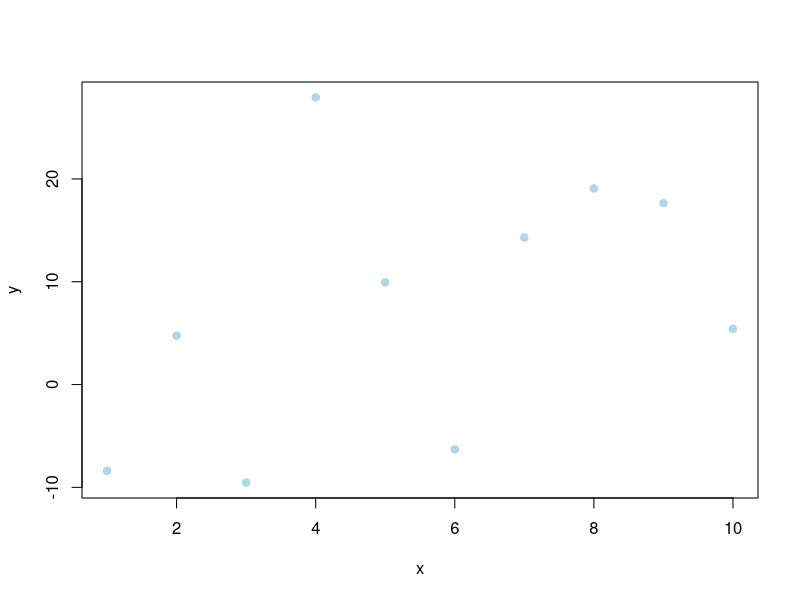
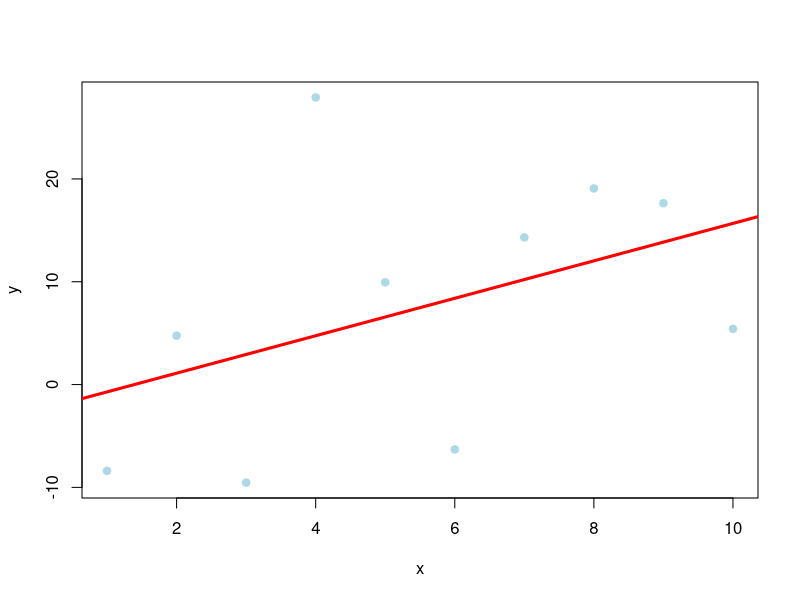
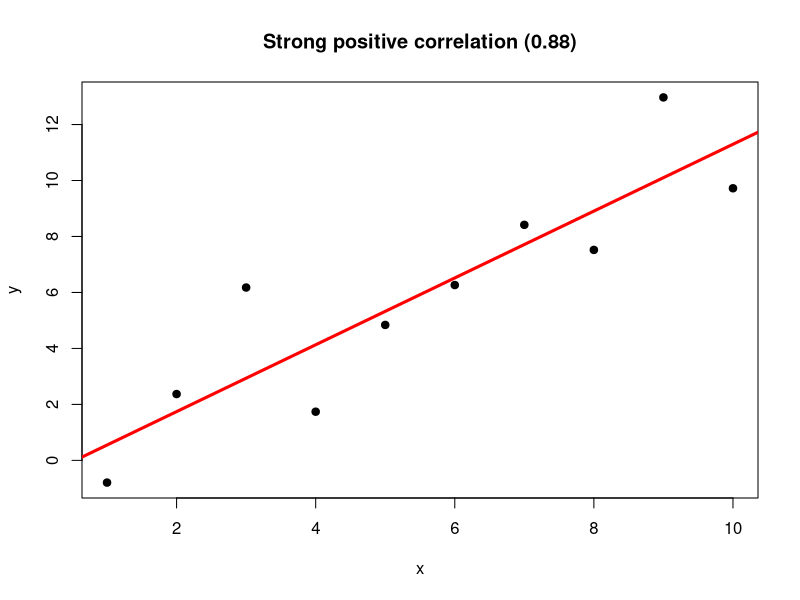
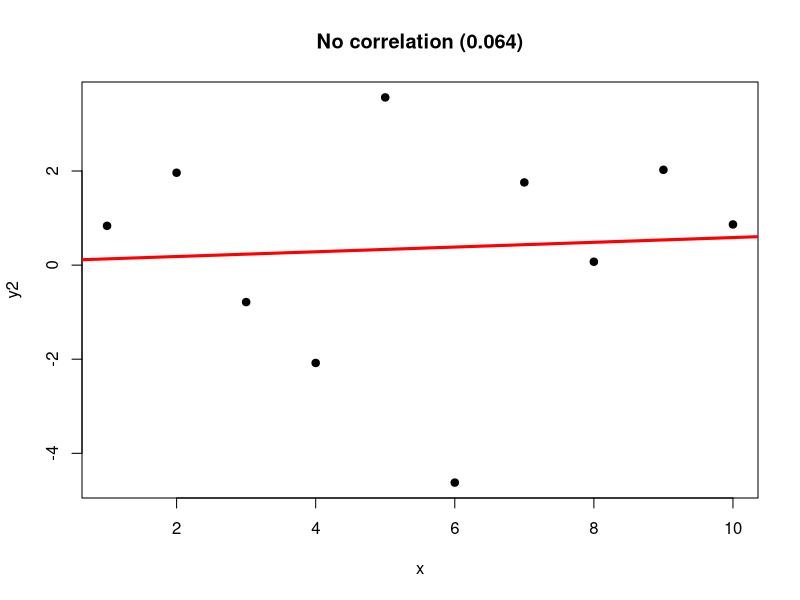
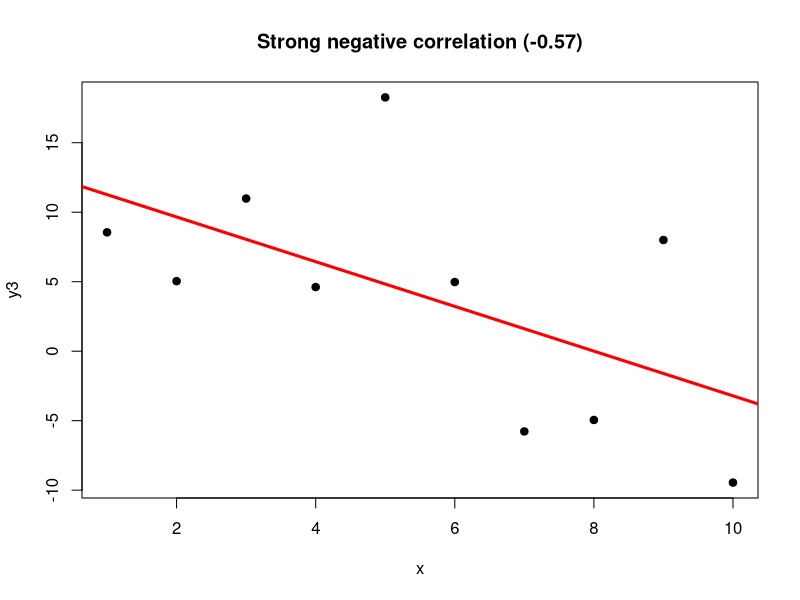
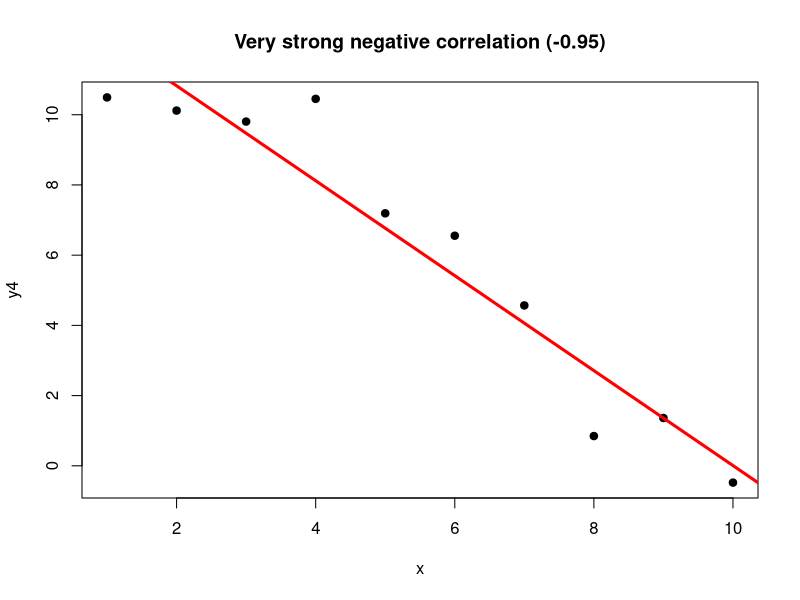
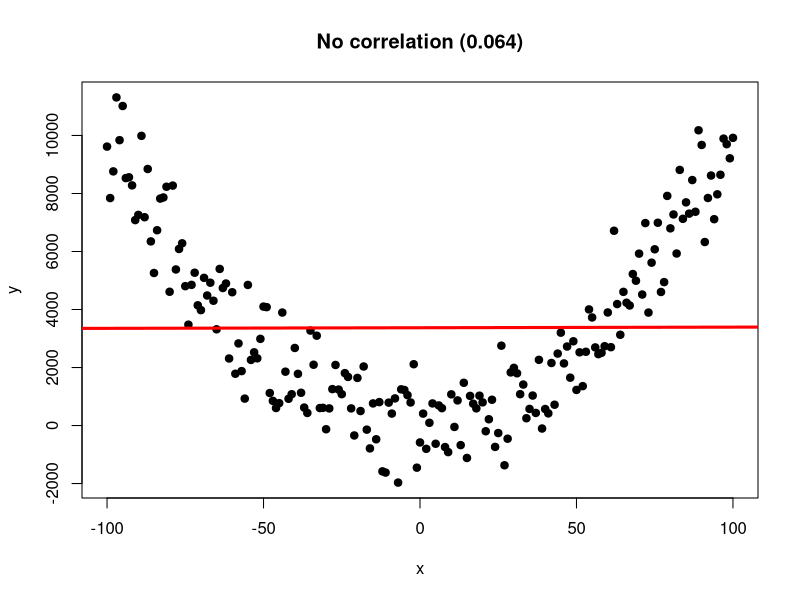

R code for these plots, in order:
## ---- chunk 1
#| echo: false

# Data generation
set.seed(1)
x <- 1:10
y <- x + rnorm(10, mean = 0, sd = 15)

# Creating the plot
plot(x, y, pch = 19, col = "lightblue")

# Regression line
# abline(lm(y ~ x), col = "red", lwd = 3)

# Pearson correlation
text(paste("Correlation:", round(cor(x, y), 2)), x = 25, y = 95)
## ---- chunk 2
#| echo: false

# Data generation
set.seed(1)
x <- 1:10
y <- x + rnorm(10, mean = 0, sd = 15)

# Creating the plot
plot(x, y, pch = 19, col = "lightblue")

# Regression line
abline(lm(y ~ x), col = "red", lwd = 3)

# Pearson correlation
text(paste("Correlation:", round(cor(x, y), 2)), x = 25, y = 95)
## ---- chunk 3
#| echo: false
# Data generation
set.seed(2)
x <- 1:10
y <- x + rnorm(10, mean = 0, sd = 2)
y2 <- rnorm(10, mean = 0, sd = 2)
y3 <- rev(x - rnorm(10, mean = 0, sd = 5))
y4 <- rev(x - rnorm(10, mean = 0, sd = 2))

# Creating the plot
plot(x, y, pch = 19, col = "black", main = "Strong positive correlation (0.88)")
abline(lm(y ~ x), col = "red", lwd = 3)

# Creating the plot
plot(x, y2, pch = 19, col = "black", main = "No correlation (0.064)")
abline(lm(y2 ~ x), col = "red", lwd = 3)

# Creating the plot
plot(x, y3, pch = 19, col = "black", main = "Strong negative correlation (-0.57)")
abline(lm(y3 ~ x), col = "red", lwd = 3)

# Creating the plot
plot(x, y4, pch = 19, col = "black", main = "Very strong negative correlation (-0.95)")
abline(lm(y4 ~ x), col = "red", lwd = 3)

## ---- chunk 4
#| echo: false
x = seq(-100, 100)    # just a sequence of numbers
y = x^2 + rnorm(length(x), 0, 1000)      # generate non-linear association + noise
plot(x, y, pch = 19, col = "black", main = "No correlation (0.064)")
abline(lm(y ~ x), col = "red", lwd = 3)
